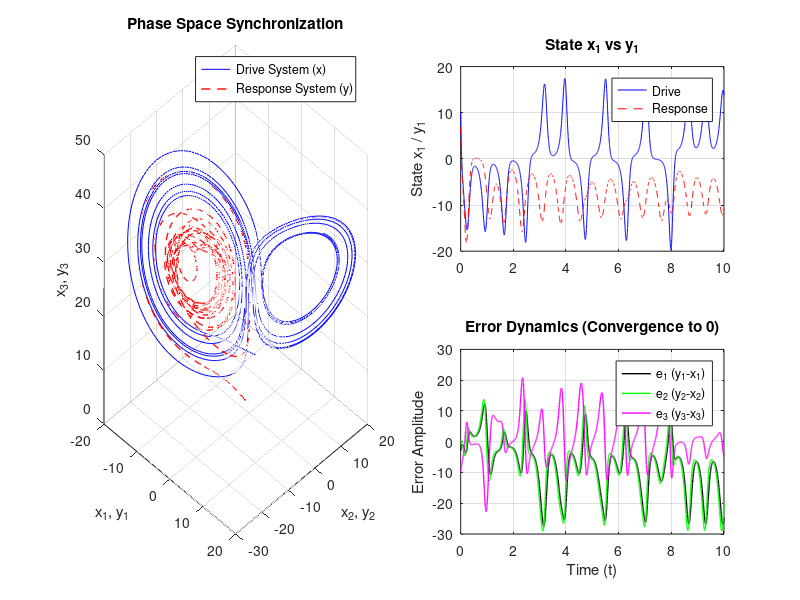

This chart was generated by the following MATLAB code:
function lorenz_sync
    % Clear workspace and figures
    clear; clc; close all;

    % ---------------------------------------------------------
    % 1. System Parameters 
    % ---------------------------------------------------------
    sigma = 20;      % Modified Prandtl number for this paper
    r     = 28;      % Rayleigh number
    b     = 8/3;     % Geometric factor
    
    % Control Gains [cite: 303, 446]
    % k11 corresponds to u1 (set to 0 in paper's proof)
    % k22 corresponds to u2
    % k33 corresponds to u3
    k11 = 0;         
    k22 = -1;        
    k33 = -8/3;      

    % ---------------------------------------------------------
    % 2. Initial Conditions [cite: 446, 447]
    % ---------------------------------------------------------
    % Drive System (x1, x2, x3)
    x0 = [10; -10; 20];
    
    % Response System (y1, y2, y3)
    % Using the 'chaotic' start values to demonstrate synchronization
    y0 = [7; -10; 10]; 
    
    initial_state = [x0; y0];

    % ---------------------------------------------------------
    % 3. Time Integration
    % ---------------------------------------------------------
    t_span = [0 10]; % Simulation time 0 to 10s [cite: 421]
    
    options = odeset('RelTol', 1e-6, 'AbsTol', 1e-6);
    [t, states] = ode45(@(t, S) system_dynamics(t, S, sigma, r, b, k11, k22, k33), ...
                        t_span, initial_state, options);

    % Extract states
    x1 = states(:, 1); x2 = states(:, 2); x3 = states(:, 3);
    y1 = states(:, 4); y2 = states(:, 5); y3 = states(:, 6);

    % Calculate Synchronization Errors (e = y - x)
    e1 = y1 - x1;
    e2 = y2 - x2;
    e3 = y3 - x3;

    % ---------------------------------------------------------
    % 4. Visualization
    % ---------------------------------------------------------
    figure('Name', 'Lorenz Chaos Synchronization', 'Color', 'w', 'Position', [100 100 1000 600]);

    % Subplot 1: Trajectories in Phase Space
    subplot(2, 2, [1 3]);
    plot3(x1, x2, x3, 'b', 'LineWidth', 0.5); hold on;
    plot3(y1, y2, y3, 'r--', 'LineWidth', 1);
    xlabel('x_1, y_1'); ylabel('x_2, y_2'); zlabel('x_3, y_3');
    legend('Drive System (x)', 'Response System (y)', 'Location', 'best');
    title('Phase Space Synchronization');
    grid on; view(45, 30);

    % Subplot 2: Time Series Comparison of State 1
    subplot(2, 2, 2);
    plot(t, x1, 'b'); hold on;
    plot(t, y1, 'r--');
    ylabel('State x_1 / y_1');
    legend('Drive', 'Response');
    title('State x_1 vs y_1');
    grid on;

    % Subplot 3: Synchronization Error Dynamics [cite: 420]
    subplot(2, 2, 4);
    plot(t, e1, 'k', 'LineWidth', 1); hold on;
    plot(t, e2, 'g', 'LineWidth', 1);
    plot(t, e3, 'm', 'LineWidth', 1);
    xlabel('Time (t)'); ylabel('Error Amplitude');
    legend('e_1 (y_1-x_1)', 'e_2 (y_2-x_2)', 'e_3 (y_3-x_3)');
    title('Error Dynamics (Convergence to 0)');
    grid on;
end

% ---------------------------------------------------------
% Helper Function: Coupled System Dynamics
% ---------------------------------------------------------
function dS = system_dynamics(~, S, sigma, r, b, k11, k22, k33)
    % Unpack state vector
    x1 = S(1); x2 = S(2); x3 = S(3);
    y1 = S(4); y2 = S(5); y3 = S(6);

    % Calculate Errors [cite: 298]
    e1 = y1 - x1;
    e2 = y2 - x2;
    e3 = y3 - x3;

    % Calculate Control Inputs [cite: 295, 303]
    u1 = k11 * e1;
    u2 = k22 * e2;
    u3 = k33 * e3;

    % Drive System Equations (Standard Lorenz) [cite: 280, 286]
    dx1 = sigma * (x2 - x1);
    dx2 = r * x1 - x2 - x1 * x3;
    dx3 = -b * x3 + x1 * x2;

    % Response System Equations (Lorenz + Control) [cite: 291-293]
    dy1 = sigma * (y2 - y1) + u1;
    dy2 = r * y1 - y2 - y1 * y3 + u2;
    dy3 = -b * y3 + y1 * y2 + u3;

    % Return derivatives
    dS = [dx1; dx2; dx3; dy1; dy2; dy3];
end